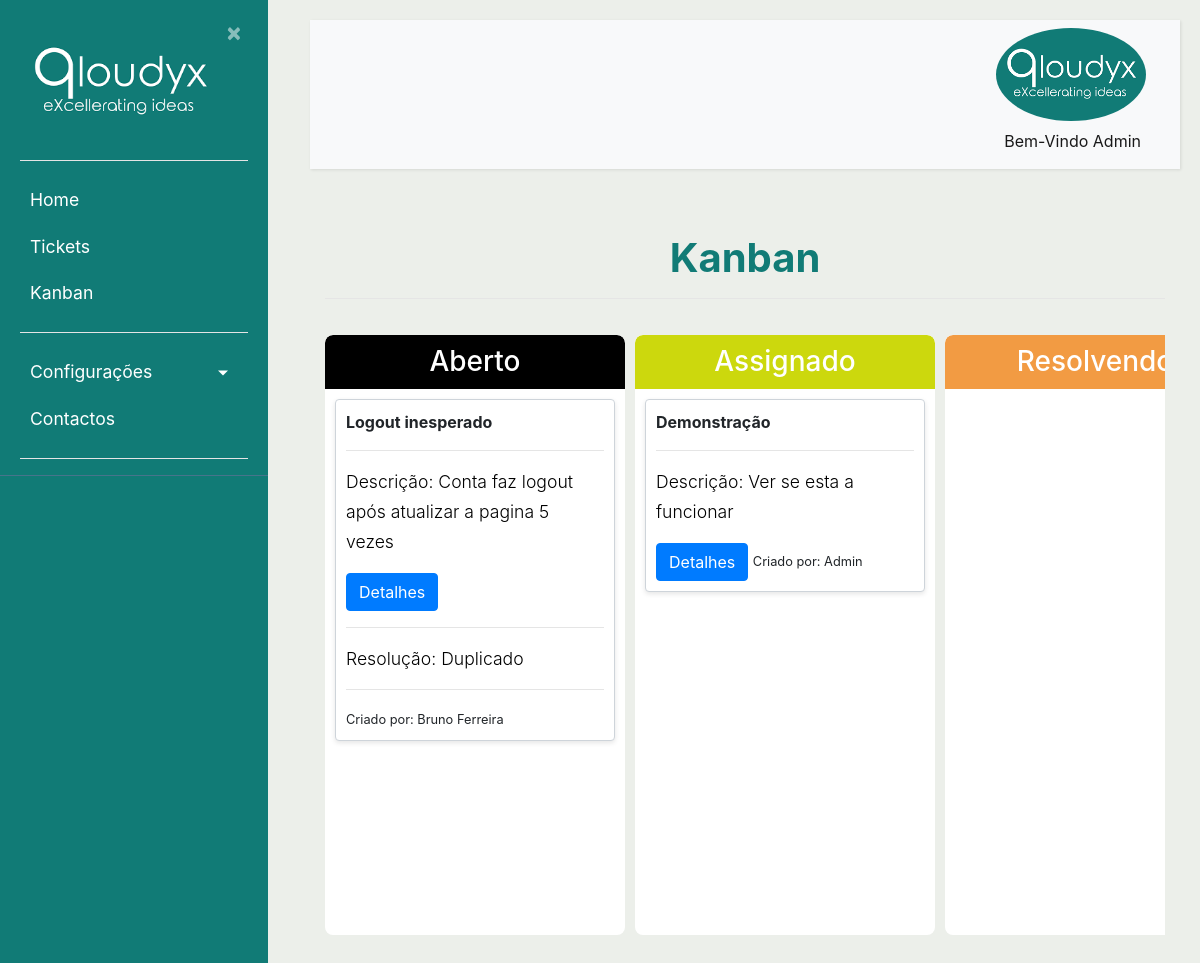
Before: /kanban/ (signed in) with the older database file.
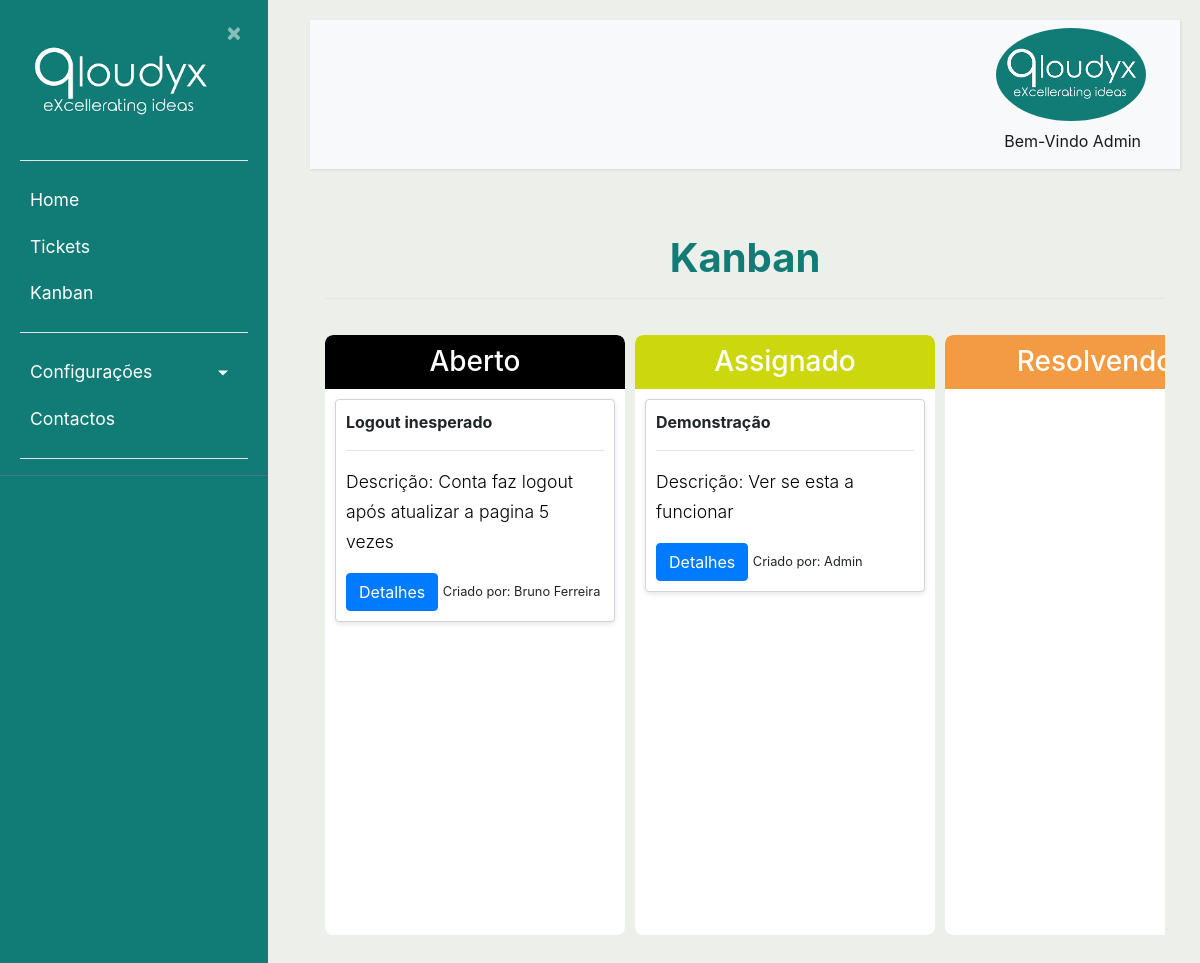
After: the same page with the newer database file.
### ticket/models.py (models this page shows, shortened)
class Ticket(models.Model):
    uuid = models.UUIDField(default = uuid.uuid4)
    nome = models.CharField(max_length=50, verbose_name='Titulo')
    dataCriacao = models.DateTimeField(default=timezone.now(), verbose_name='Data de Criação')
    dataAtualizacao = models.DateTimeField(null=True ,default=timezone.now(), verbose_name='Atualizado a')
    descricao = models.CharField(max_length=300, verbose_name='Descrição')
    usuarios = models.ForeignKey(Usuarios, null = True, on_delete=models.CASCADE, related_name="responsavel", verbose_name='Responsável')
    app_tpPedidos = models.ForeignKey(Apps_tpPedidos, on_delete=models.CASCADE, verbose_name='Tipo de Problema')
    prioridade = models.ForeignKey(Prioridade, null = True , on_delete=models.CASCADE, verbose_name='Prioridade')
    resolucao = models.ForeignKey(Resolucao, null = True, on_delete=models.CASCADE, verbose_name='Resolução')
    comresolucao = models.CharField(max_length=200, null=True, verbose_name='Comentário de Resolução')
    id_Proprietario = models.ForeignKey(Usuarios, null = True, on_delete=models.CASCADE, related_name="criador", verbose_name='Criador do Ticket')
    estado = models.ForeignKey(Estado,null = True,default = 1, on_delete=models.CASCADE, verbose_name='Estado Atual')
    usuario_app = models.ForeignKey(Usuarios_Apps,null = True, on_delete=models.CASCADE)
    app = models.ForeignKey(Apps, on_delete=models.CASCADE)
    url = models.CharField(max_length=200, verbose_name="URL", null= True)

class Resolucao(models.Model):
    nome = models.CharField(max_length=150)
    tipo = models.CharField(max_length=2)
    def __str__(self):
        return self.nome

class Usuarios(AbstractBaseUser):
    uuid = models.UUIDField(default = uuid.uuid4)
    nome = models.CharField(max_length=100, unique=True,verbose_name='Utilizador')
    email = models.EmailField(verbose_name='E-mail')
    foto = models.ImageField(null=True, blank=True, upload_to='users/uploads/fotos',verbose_name='Foto')
    descricao = models.CharField(max_length=250, null=True)
    EscolhasRole = {
    ("Interno", "Interno"),
    ("Operador", "Operador"),
    ("Cliente", "Cliente"),
    }
    role = models.CharField(max_length=50,choices= EscolhasRole ,verbose_name='Cargo')
    entidade = models.ManyToManyField(Entidades, verbose_name='Entidades')
    telefone = PhoneNumberField(null=True, blank=False, unique=True, verbose_name='Telefone')
    date_of_birth = models.DateField(verbose_name='Data de Nascimento')
    is_active = models.BooleanField(default=True, verbose_name='Ativo?')
    is_admin = models.BooleanField(default=False, verbose_name='Admin?')
    objects = MyUserManager()
    USERNAME_FIELD = 'nome'
    REQUIRED_FIELDS = ['date_of_birth','email']
    def nomes_entidade(self):
            return ', '.join([a.nome for a in self.entidade.all()])
    nomes_entidade.short_description = "Entidades"

### ticket/views.py (the view)
# urls.py: path('kanban/', views.lista_kanban, name='listakanban'),
def lista_kanban(request):
    estados = Estado.objects.order_by("id")
    tickets_por_estado = {estado: Ticket.objects.filter(estado=estado) for estado in estados}
    return render(request, 'ticket/listakanban.html', {
        'tickets_por_estado': tickets_por_estado,
        'estados': estados,
    })

### ticket/models.py (called while the page is built)
    def __str__(self):
        return self.estado

### ticket/templates/ticket/listakanban.html (shortened to what this page needs)
{% extends "ticket/base.html" %}
{% block content %}
<head>
    <link rel="stylesheet" href="https://cdnjs.cloudflare.com/ajax/libs/normalize/8.0.1/normalize.min.css">
    <link rel="stylesheet" href="https://stackpath.bootstrapcdn.com/bootstrap/4.5.2/css/bootstrap.min.css">
</head>
<body>
<div class="container-fluid mt-4">
    <h1 class="text-center" style="font-weight:bold; color:#117B76">Kanban</h1>
    <hr>
    <div class="kanban-board">
        {% for estado, tickets in tickets_por_estado.items %}
            <div class="kanban-column" id="estado-{{ estado }}">
                <h3 style="background-color:{{ estado.font_color }};">{{ estado }} {{ tickets_por_estado.font_color }}</h3>
                <div class="kanban-tickets" data-estado="{{ estado }}">
                    {% for ticket in tickets %}
                        <div class="kanban-card" id="ticket-{{ ticket.id }}" data-id="{{ ticket.id }}">
                            <strong>{{ ticket.nome }}</strong>
                            <hr>
                            <p>Descrição: {{ ticket.descricao|truncatewords:10 }}</p>
                            <button class="btn btn-primary"><a href="{% url 'detalheticket' ticket.uuid %}">Detalhes</a></button>
                            {% if ticket.resolucao %}
                                <hr>
                                <p>Resolução: {{ticket.resolucao}} </p>
                                <hr>
                            {% endif %}
                            <small>Criado por: {{ ticket.id_Proprietario.nome }}</small>
                        </div>
                    {% endfor %}
                </div>
            </div>
        {% endfor %}
    </div>
</div>
</body>
{% endblock content %}

Changed rows visible on the page:
changed Ticket "Conta faz logout após atualizar a pagina 5 vezes": resolucao "Duplicado" → (not shown)
